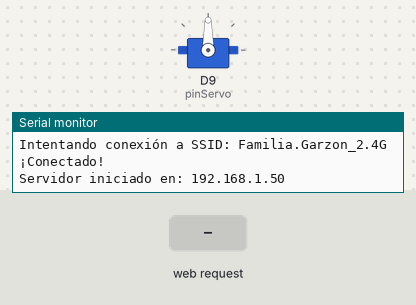
This sketch was run on a simulated Arduino Uno R4 WiFi. On the bench: servo, the last lines printed to the serial monitor. The test bench sets the inputs (shaded band). WiFi joins after 1.5 s; servers stay silent unless stated.

Above: at 12.7 s.
12.8 s: HTTP request GET /servo/0 received
At 14.0 s:
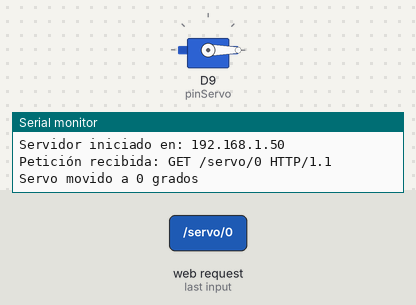
14.3 s: HTTP request GET /servo/45 received
At 15.4 s:
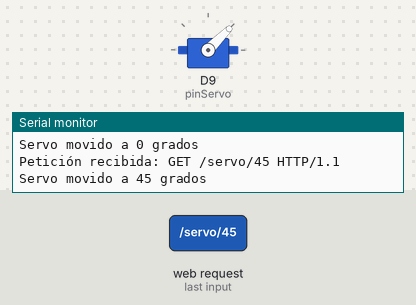
15.8 s: HTTP request GET /servo/135 received
At 16.5 s:
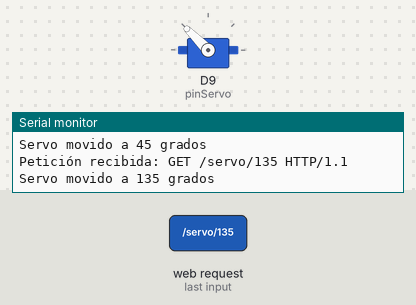
17.3 s: HTTP request GET /servo/180 received
At 17.7 s:
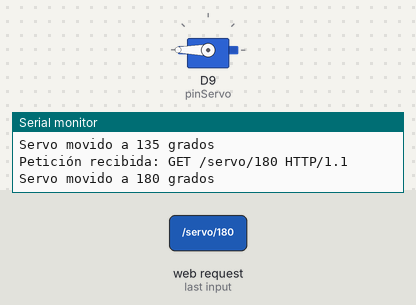
18.8 s: HTTP request GET /servo/90 received
At 20.0 s:
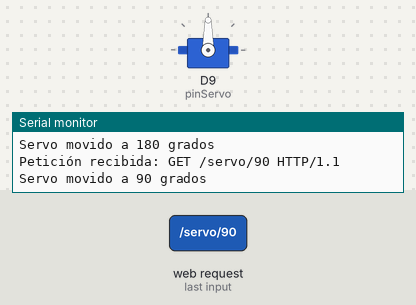
Timing chart, 0 to 21.3 s (numbered marks = the images above; inputs shaded):
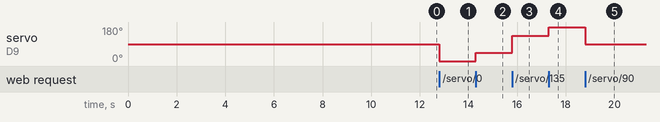

The sketch:

web_server_servo.ino
```cpp
#include "WiFiS3.h"
#include <Servo.h>

// Configura tu WiFi aquí
char ssid[] = "Familia.Garzon_2.4G";
char pass[] = "22547995T";
int keyIndex = 0;
int status = WL_IDLE_STATUS;
WiFiServer server(80);

// Configuración del servo
Servo miServo;
int pinServo = 9; // Pin donde está conectado el servo
int posicionActual = 90; // Posición inicial del servo (90 grados)

void setup() {
  Serial.begin(9600);
  while (!Serial) {
    ; // Esperar a que se conecte el puerto serie
  }

  // Inicializar servo
  miServo.attach(pinServo);
  miServo.write(posicionActual);
  Serial.print("Servo inicializado en posición: ");
  Serial.println(posicionActual);

  // Verificar módulo WiFi
  if (WiFi.status() == WL_NO_MODULE) {
    Serial.println("Error: No se encuentra el módulo WiFi!");
    while (true);
  }

  // Conectar a WiFi
  Serial.print("Conectando a: ");
  Serial.println(ssid);

  while (status != WL_CONNECTED) {
    Serial.print("Intentando conexión a SSID: ");
    Serial.println(ssid);
    status = WiFi.begin(ssid, pass);
    delay(10000); // Esperar 10 segundos entre intentos
  }

  Serial.println();
  Serial.println("¡Conectado!");

  server.begin();
  Serial.print("Servidor iniciado en: ");
  Serial.println(WiFi.localIP());
}

void loop() {
  WiFiClient client = server.available();

  if (client) {
    String request = "";

    // Leer la petición HTTP completa
    while (client.connected() && !client.available()) delay(1);

    while (client.available()) {
      char c = client.read();
      request += c;
      if (c == '\n') break; // Solo necesitamos la primera línea
    }

    // Descartar el resto de la petición
    while (client.available()) client.read();

    Serial.println("Petición recibida: " + request);

    // Procesar comandos del servo
    if (request.indexOf("GET /servo/0") >= 0) {
      posicionActual = 0;
      miServo.write(posicionActual);
      Serial.println("Servo movido a 0 grados");
    }
    else if (request.indexOf("GET /servo/45") >= 0) {
      posicionActual = 45;
      miServo.write(posicionActual);
      Serial.println("Servo movido a 45 grados");
    }
    else if (request.indexOf("GET /servo/90") >= 0) {
      posicionActual = 90;
      miServo.write(posicionActual);
      Serial.println("Servo movido a 90 grados");
    }
    else if (request.indexOf("GET /servo/135") >= 0) {
      posicionActual = 135;
      miServo.write(posicionActual);
      Serial.println("Servo movido a 135 grados");
    }
    else if (request.indexOf("GET /servo/180") >= 0) {
      posicionActual = 180;
      miServo.write(posicionActual);
      Serial.println("Servo movido a 180 grados");
    }

    // Enviar respuesta HTML con interfaz de control
    client.println("HTTP/1.1 200 OK");
    client.println("Content-Type: text/html; charset=UTF-8");
    client.println("Connection: close");
    client.println();

    client.println("<!DOCTYPE html>");
    client.println("<html lang='es'>");
    client.println("<head>");
    client.println("<meta charset='UTF-8'>");
    client.println("<meta name='viewport' content='width=device-width, initial-scale=1.0'>");
    client.println("<title>Control de Servo SG90</title>");
    client.println("<style>");
    client.println("body { font-family: Arial, sans-serif; text-align: center; background-color: #f0f0f0; margin: 0; padding: 20px; }");
    client.println(".container { max-width: 600px; margin: 0 auto; background: white; padding: 30px; border-radius: 10px; box-shadow: 0 4px 6px rgba(0,0,0,0.1); }");
    client.println("h1 { color: #333; margin-bottom: 30px; }");
    client.println(".status { background-color: #e8f5e8; padding: 15px; border-radius: 5px; margin-bottom: 30px; }");
    client.println(".controls { display: flex; flex-wrap: wrap; justify-content: center; gap: 15px; }");
    client.println(".btn { background-color: #4CAF50; color: white; padding: 15px 25px; border: none; border-radius: 5px; cursor: pointer; font-size: 16px; text-decoration: none; display: inline-block; min-width: 80px; }");
    client.println(".btn:hover { background-color: #45a049; }");
    client.println(".btn:active { transform: translateY(2px); }");
    client.println("</style>");
    client.println("</head>");
    client.println("<body>");

    client.println("<div class='container'>");
    client.println("<h1>🎛️ Control de Servo SG90</h1>");

    client.println("<div class='status'>");
    client.print("<h3>Posición actual: ");
    client.print(posicionActual);
    client.println("°</h3>");
    client.println("</div>");

    client.println("<div class='controls'>");
    client.println("<a href='/servo/0' class='btn'>0°</a>");
    client.println("<a href='/servo/45' class='btn'>45°</a>");
    client.println("<a href='/servo/90' class='btn'>90°</a>");
    client.println("<a href='/servo/135' class='btn'>135°</a>");
    client.println("<a href='/servo/180' class='btn'>180°</a>");
    client.println("</div>");

    client.println("<p style='margin-top: 30px; color: #666;'>Haz clic en los botones para mover el servo a diferentes posiciones</p>");
    client.println("</div>");

    client.println("</body>");
    client.println("</html>");

    delay(100); // Pequeña pausa para que el servo se mueva
    client.stop();
  }
}
```

Measured:
- after the input at 12.8 s, servo on D9 (pinServo): 90° → 0° at once
- after the input at 14.3 s, servo on D9 (pinServo): 0° → 45° at once
- after the input at 15.8 s, servo on D9 (pinServo): 45° → 135° at once
- after the input at 17.3 s, servo on D9 (pinServo): 135° → 180° at once
- after the input at 18.8 s, servo on D9 (pinServo): 180° → 90° at once
